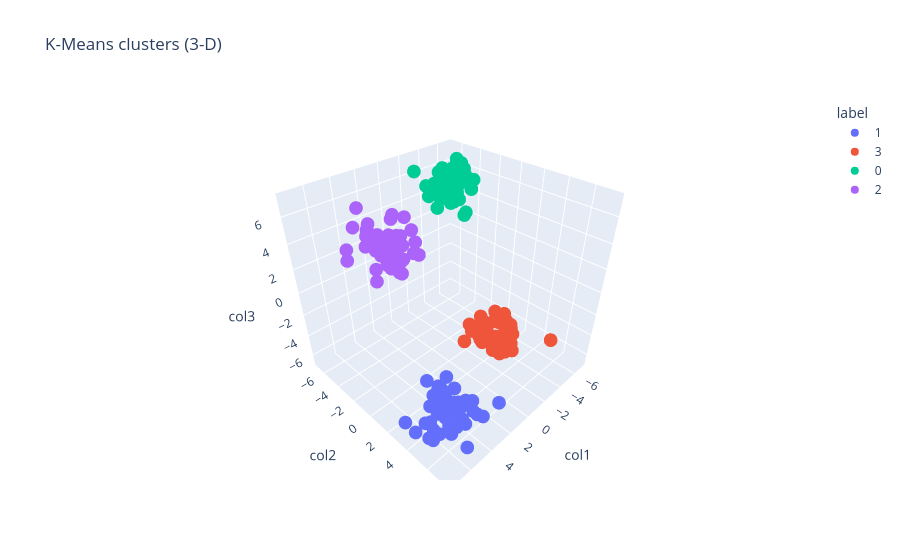

Notebook code cell kept with this figure:
### Markdown cell above
The elbow is clearly at **K = 4**, the number of centres we used to generate the data.

### Code cell
km3 = KMeans(n_clusters=4, n_init=10, random_state=42)
y_pred = km3.fit_predict(X3)

df3 = pd.DataFrame(X3, columns=['col1', 'col2', 'col3'])
df3['label'] = y_pred.astype(str)      # str -> discrete colours in plotly

fig = px.scatter_3d(df3, x='col1', y='col2', z='col3', color='label', title='K-Means clusters (3-D)')
fig.show()
